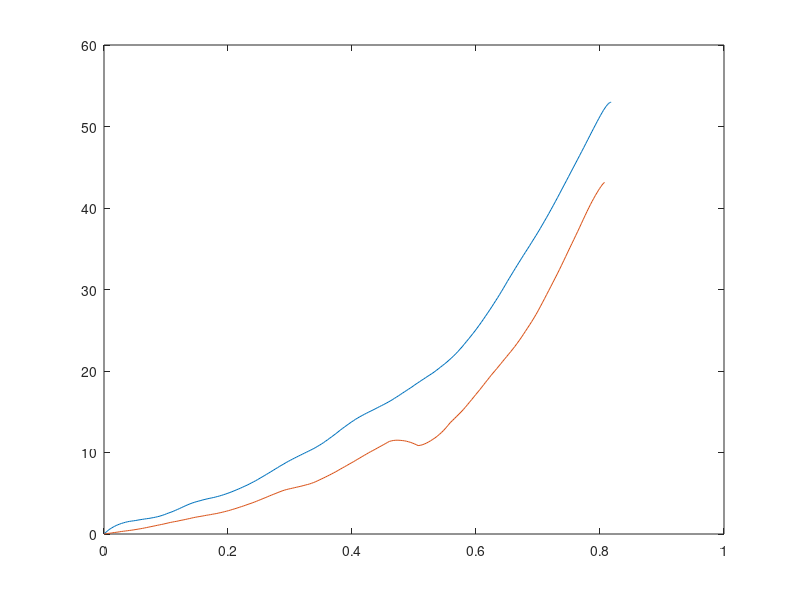
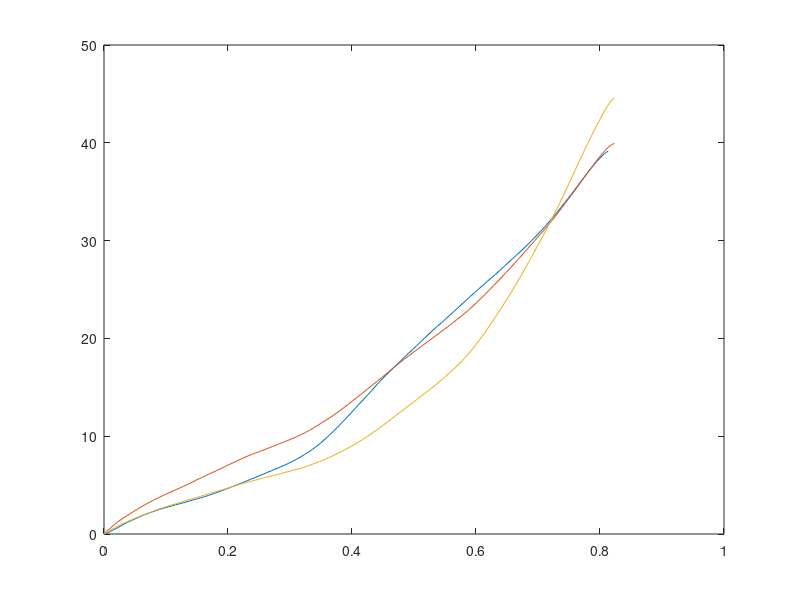

Write MATLAB code to recreate these figures, in order.
% Comparing Fitting Parameters of Similar Experiments
load('Average Stretch Experiment Fits - v2.mat') ;

Exps = [ 9 10 ] ; 

for n = 1:size(Exps,2) 

    figure() ; 
    Stress = AveragedStretchExps{Exps(n), 2} ; 
    Strain = AveragedStretchExps{Exps(n), 3} ; 

    plot(Strain, Stress) ; hold on ; 

end
